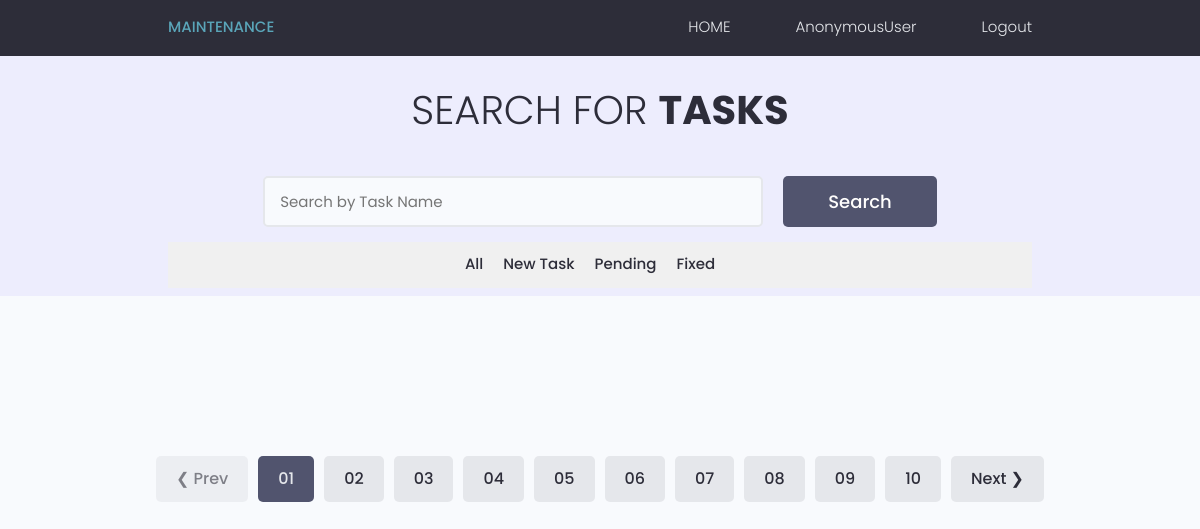
/technician/all-networks, run on an earlier commit of the app's database.
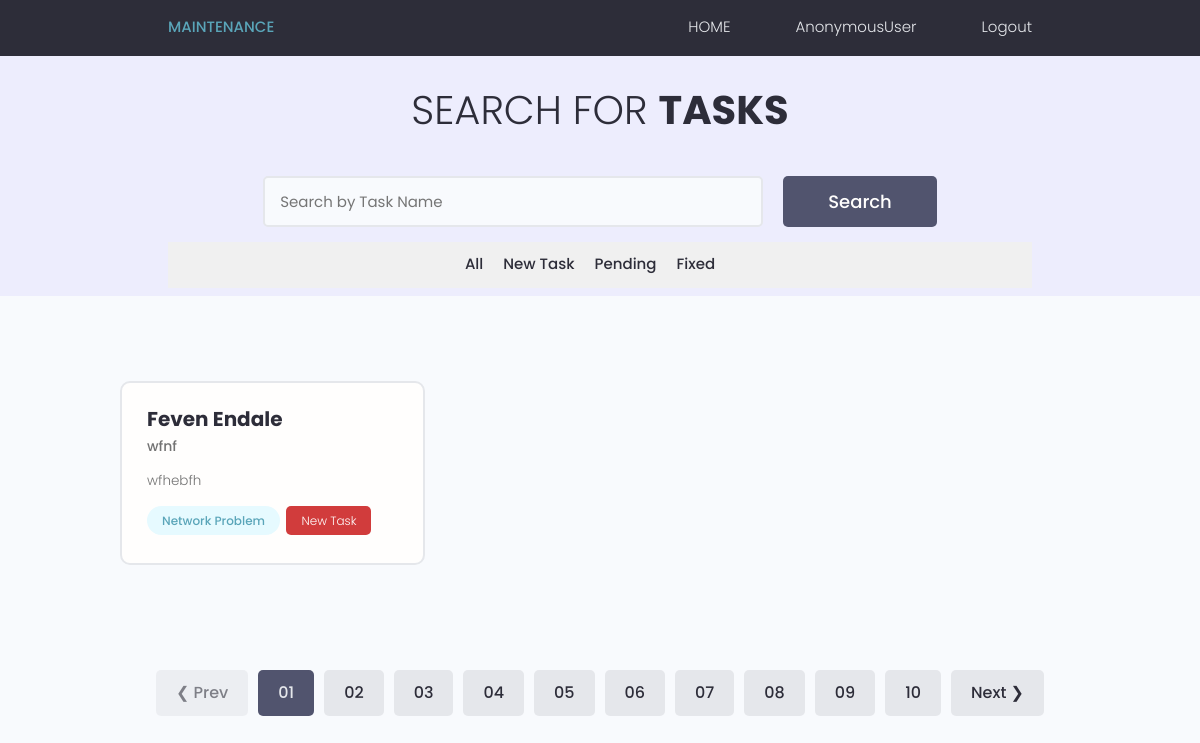
And on a later commit of the database.
### customer/models.py (models this page shows, shortened)
class Network(models.Model):
    form_name = models.CharField(max_length=50,)
    customer = models.ForeignKey(Customer, on_delete=models.CASCADE, null=True)
    technician = models.ForeignKey(Technician, on_delete=models.CASCADE, null=True)
    type_of_network_problems = [
        ("slow_internet_connection", "Slow Internet Connection"),
        ("network_connectivity_issues", "Network Connectivity Issues"),
        ("wi_fi_connection_problems", "Wi-Fi Connection Problems"),
        ("network_outage", "Network Outage"),
        ("others", "Others")
    ]
    type_of_network_problem = models.CharField(max_length=100, choices=type_of_network_problems)
    rebooted_modem_router = models.BooleanField(default=False)
    checked_network_cables = models.BooleanField(default=False)
    restarted_computer_device = models.BooleanField(default=False)
    reset_network_settings = models.BooleanField(default=False)
    short_description = models.TextField(null=True)
    aditional_comment = models.TextField(null=True)
    is_goverment =  models.BooleanField(default = True, null=True)
    fixed =  models.BooleanField(default = False,null=True)
    reviewed =  models.BooleanField(default = False, null=True)

### base/models.py (models this page shows, shortened)
class Customer(models.Model):
    user = models.OneToOneField(User, on_delete=models.CASCADE, primary_key=True)
    department = models.CharField(max_length=100)
    campus = models.CharField(max_length=50)
    updated = models.DateTimeField(auto_now=True)
    phone_number = models.IntegerField(null= True)
    created = models.DateTimeField(auto_now_add=True)
    def __str__(self):
        return f"{self.user.first_name} {self.user.last_name}"

class User(AbstractUser):
    is_staff = models.BooleanField(default=False)
    is_technician = models.BooleanField(default=False)
    is_customer = models.BooleanField(default=False)
    is_active = models.BooleanField(default=False)

### technician/views.py (the view)
# urls.py: path("all-networks", views.networkTaks, name='networkTaks'),
def networkTaks(request):
    technician = request.user.id
    network_tasks = Network.objects.filter(technician=technician)
    context = {'network_tasks':network_tasks}
    return render(request, 'technician/network.html',context)

### templates/technician/network.html (shortened to what this page needs)
{% extends 'technician/base.html'%}
{% load static%}
{% block content %}
  <main class="projects">
    <section class="hero-section text-center">
      <div class="container container--narrow">
        <div class="hero-section__box" style="margin-top: 20px;">
          <h2>Search for <span>Tasks</span></h2>
        </div>
        <div class="hero-section__search">
          <form class="form" action="#" method="get">
            <div class="form__field">
              <input class="input input--text" id="formInput#search" type="text" name="text"
                placeholder="Search by Task Name" />
            </div>
            <input class="btn btn--sub btn--lg" type="submit" value="Search" />
          </form>
          <nav class="navbar">
            <ul>
              <li><a href="#" onclick="filterTasks('all')">All</a></li>
              <li><a href="#" onclick="filterTasks('newtask')">New Task</a></li>
              <li><a href="#" onclick="filterTasks('pending')">Pending</a></li>
              <li><a href="#" onclick="filterTasks('finished')">Fixed</a></li>
            </ul>
          </nav>
        </div>
      </div>
    </section>
    <section class="devlist">
      <div class="container">
        <div class="grid grid--three" id="taskGrid">
          {% for task in network_tasks %}
          <div class="column card"id="{% if not task.fixed and not task.reviewed %}newtask{% elif task.fixed and not task.reviewed %}pending{% else %}finished{% endif %}">
            <div class="dev">
              <a href="{% url 'detail' task.id 'network' %}" class="card__body">
                <div class="dev__profile">
                  <div class="dev__meta">
                    <h3>{{task.customer}}</h3>
                    <h5>{{task.form_name}}</h5>
                  </div>
                </div>
                <p class="dev__info">
                  {{ task.short_description|truncatechars:200}}
                </p>
                <div class="dev__skills">
                  <span class="tag tag--pill tag--main">
                    <small>Network Problem</small>
                  </span>
                  {% if not task.fixed and not task.reviewed %}
                    <span class="tag" style="background-color: rgb(209, 60, 60);">
                      <small>New Task</small>
                    </span>
                  {% elif task.fixed and not task.reviewed %}
                    <span class="tag" style="background-color: rgb(231, 120, 17);">
                      <small>Pending</small>
                    </span>
                  {% else %}
                    <span class="tag" style="background-color: rgb(78, 231, 17);">
                      <small>Fixed</small>
                    </span>
                  {% endif %}
                </div>
              </a>
            </div>
          </div>
          {%endfor%}
            </div>
          </div>
    </section>
    <div class="pagination">
      <ul class="container">
        <li><a href="#" class="btn btn--disabled">&#10094; Prev</a></li>
        <li><a href="#" class="btn btn--sub">01</a></li>
        <li><a href="#" class="btn">02</a></li>
        <li><a href="#" class="btn">03</a></li>
        <li><a href="#" class="btn">04</a></li>
        <li><a href="#" class="btn">05</a></li>
        <li><a href="#" class="btn">06</a></li>
        <li><a href="#" class="btn">07</a></li>
        <li><a href="#" class="btn">08</a></li>
        <li><a href="#" class="btn">09</a></li>
        <li><a href="#" class="btn">10</a></li>
        <li><a href="#" class="btn">Next &#10095;</a></li>
      </ul>
    </div>
  </main>
{% endblock %}

What changed in the data, as far as the page shows it:
added Network: customer "Feven Endale", form_name "wfnf", short_description "wfhebfh", fixed "New Task"
